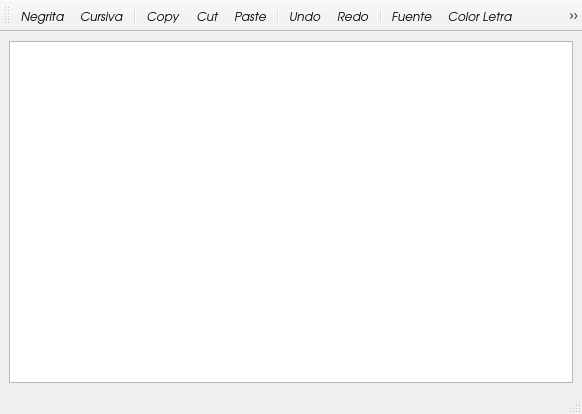
<?xml version="1.0" encoding="UTF-8"?>
<ui version="4.0">
 <class>Editor</class>
 <widget class="QMainWindow" name="Editor">
  <property name="enabled">
   <bool>true</bool>
  </property>
  <property name="geometry">
   <rect>
    <x>0</x>
    <y>0</y>
    <width>582</width>
    <height>414</height>
   </rect>
  </property>
  <property name="font">
   <font>
    <family>URW Gothic L</family>
    <italic>true</italic>
   </font>
  </property>
  <property name="focusPolicy">
   <enum>Qt::StrongFocus</enum>
  </property>
  <property name="windowTitle">
   <string>Texto</string>
  </property>
  <widget class="QWidget" name="centralwidget">
   <property name="focusPolicy">
    <enum>Qt::StrongFocus</enum>
   </property>
   <layout class="QHBoxLayout" name="horizontalLayout">
    <item>
     <widget class="QTextEdit" name="textEdit"/>
    </item>
   </layout>
  </widget>
  <widget class="QStatusBar" name="BarraEstado"/>
  <widget class="QToolBar" name="BarraHerramientas">
   <property name="focusPolicy">
    <enum>Qt::StrongFocus</enum>
   </property>
   <property name="windowTitle">
    <string>toolBar</string>
   </property>
   <attribute name="toolBarArea">
    <enum>TopToolBarArea</enum>
   </attribute>
   <attribute name="toolBarBreak">
    <bool>false</bool>
   </attribute>
   <addaction name="actionNegrita"/>
   <addaction name="actionCursiva"/>
   <addaction name="separator"/>
   <addaction name="action_Copiar"/>
   <addaction name="actionCut"/>
   <addaction name="actionPaste"/>
   <addaction name="separator"/>
   <addaction name="action_Undo"/>
   <addaction name="actionRedo"/>
   <addaction name="separator"/>
   <addaction name="actionFuente"/>
   <addaction name="actionColor_Letra"/>
   <addaction name="actionColor_Fondo"/>
   <addaction name="separator"/>
   <addaction name="actionJustificar"/>
   <addaction name="actionDerecha"/>
   <addaction name="actionIzquierda"/>
   <addaction name="actionCentrar"/>
  </widget>
  <action name="action_Quit">
   <property name="text">
    <string>&amp;Quit</string>
   </property>
   <property name="shortcut">
    <string>Ctrl+Q</string>
   </property>
  </action>
  <action name="action_Undo">
   <property name="icon">
    <iconset resource="iconosEditor.qrc">
     <normaloff>:/dibujos/iconos/backward.png</normaloff>:/dibujos/iconos/backward.png</iconset>
   </property>
   <property name="text">
    <string>&amp;Undo</string>
   </property>
  </action>
  <action name="action_Copiar">
   <property name="icon">
    <iconset resource="iconosEditor.qrc">
     <normaloff>:/dibujos/iconos/copy.png</normaloff>:/dibujos/iconos/copy.png</iconset>
   </property>
   <property name="text">
    <string>Copy</string>
   </property>
  </action>
  <action name="actionCut">
   <property name="icon">
    <iconset resource="iconosEditor.qrc">
     <normaloff>:/dibujos/iconos/cut.png</normaloff>:/dibujos/iconos/cut.png</iconset>
   </property>
   <property name="text">
    <string>Cut</string>
   </property>
  </action>
  <action name="actionPaste">
   <property name="icon">
    <iconset resource="iconosEditor.qrc">
     <normaloff>:/dibujos/iconos/paste.png</normaloff>:/dibujos/iconos/paste.png</iconset>
   </property>
   <property name="text">
    <string>Paste</string>
   </property>
  </action>
  <action name="actionRedo">
   <property name="icon">
    <iconset resource="iconosEditor.qrc">
     <normaloff>:/dibujos/iconos/forward.png</normaloff>:/dibujos/iconos/forward.png</iconset>
   </property>
   <property name="text">
    <string>Redo</string>
   </property>
  </action>
  <action name="actionFuente">
   <property name="icon">
    <iconset resource="iconosEditor.qrc">
     <normaloff>:/dibujos/iconos/fuente.png</normaloff>:/dibujos/iconos/fuente.png</iconset>
   </property>
   <property name="text">
    <string>Fuente</string>
   </property>
  </action>
  <action name="actionColor_Letra">
   <property name="icon">
    <iconset resource="iconosEditor.qrc">
     <normaloff>:/dibujos/iconos/color_letra.png</normaloff>:/dibujos/iconos/color_letra.png</iconset>
   </property>
   <property name="text">
    <string>Color Letra</string>
   </property>
  </action>
  <action name="actionColor_Fondo">
   <property name="icon">
    <iconset resource="iconosEditor.qrc">
     <normaloff>:/dibujos/iconos/color_fondo.png</normaloff>:/dibujos/iconos/color_fondo.png</iconset>
   </property>
   <property name="text">
    <string>Color Fondo</string>
   </property>
  </action>
  <action name="actionJustificar">
   <property name="icon">
    <iconset resource="iconosEditor.qrc">
     <normaloff>:/dibujos/iconos/justificar.png</normaloff>:/dibujos/iconos/justificar.png</iconset>
   </property>
   <property name="text">
    <string>Justificar</string>
   </property>
  </action>
  <action name="actionDerecha">
   <property name="icon">
    <iconset resource="iconosEditor.qrc">
     <normaloff>:/dibujos/iconos/alinear_derecha.png</normaloff>:/dibujos/iconos/alinear_derecha.png</iconset>
   </property>
   <property name="text">
    <string>Derecha</string>
   </property>
  </action>
  <action name="actionIzquierda">
   <property name="icon">
    <iconset resource="iconosEditor.qrc">
     <normaloff>:/dibujos/iconos/alinear_izquierda.png</normaloff>:/dibujos/iconos/alinear_izquierda.png</iconset>
   </property>
   <property name="text">
    <string>Izquierda</string>
   </property>
  </action>
  <action name="actionCentrar">
   <property name="icon">
    <iconset resource="iconosEditor.qrc">
     <normaloff>:/dibujos/iconos/centrado.png</normaloff>:/dibujos/iconos/centrado.png</iconset>
   </property>
   <property name="text">
    <string>Centrar</string>
   </property>
  </action>
  <action name="actionNegrita">
   <property name="icon">
    <iconset resource="iconosEditor.qrc">
     <normaloff>:/dibujos/iconos/negrita.png</normaloff>:/dibujos/iconos/negrita.png</iconset>
   </property>
   <property name="text">
    <string>Negrita</string>
   </property>
  </action>
  <action name="actionCursiva">
   <property name="icon">
    <iconset resource="iconosEditor.qrc">
     <normaloff>:/dibujos/iconos/cursiva.png</normaloff>:/dibujos/iconos/cursiva.png</iconset>
   </property>
   <property name="text">
    <string>Cursiva</string>
   </property>
  </action>
 </widget>
 <resources>
  <include location="iconosEditor.qrc"/>
 </resources>
 <connections/>
</ui>
